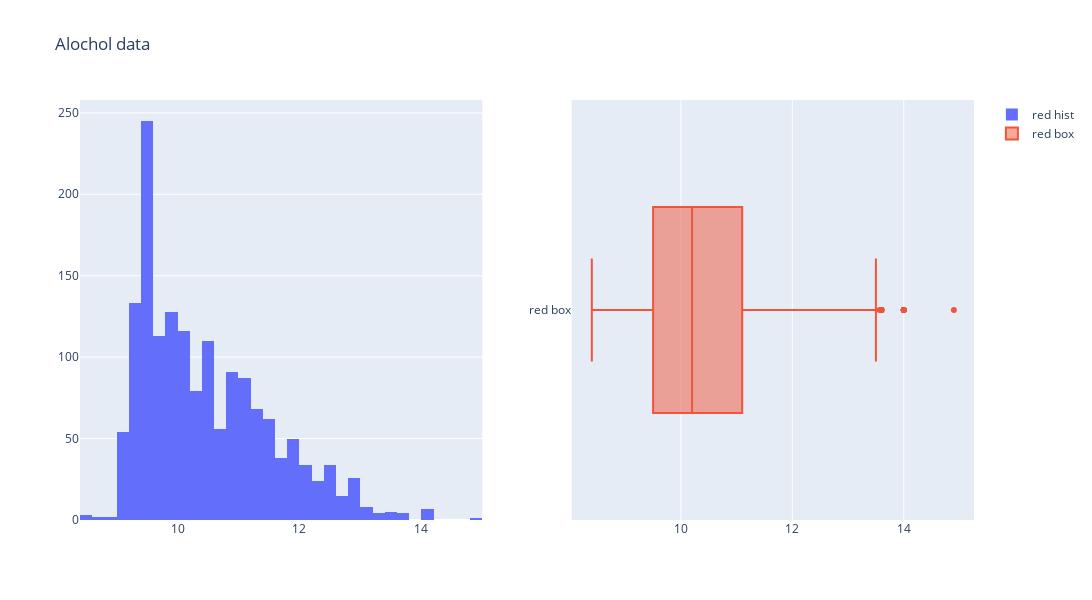

The cell this chart's notebook holds for it:
### Markdown cell above
---
Attribute: Alcohol

### Code cell
#Alcohol stuff
from plotly.subplots import make_subplots

fig = make_subplots(rows=1,cols=2)

#histogram for red
fig.append_trace(go.Histogram(
    x=red_wine_data["alcohol"],
    name="red hist"), row=1,col=1)

#boxplot for red
fig.append_trace(go.Box(
    x=red_wine_data["alcohol"],
    name="red box"
),row=1,col=2)

#histogram for white
fig.update_layout(height=600, width=1200, title_text="Alochol data")
fig.show()

### Figure 1 — Plotly figure (JSON) as saved in the notebook; plotly's stock layout.template omitted (floating-point values rounded to 4 significant figures; data arrays with more than 128 entries replaced by an {"elided": "..."} marker saying what was removed)
{"data": [{"name": "red hist", "type": "histogram", "x": {"elided": "1599 float values"}, "xaxis": "x", "yaxis": "y"}, {"name": "red box", "type": "box", "x": {"elided": "1599 float values"}, "xaxis": "x2", "yaxis": "y2"}], "layout": {"height": 600, "title": {"text": "Alochol data"}, "width": 1200, "xaxis": {"anchor": "y", "domain": [0, 0.45]}, "xaxis2": {"anchor": "y2", "domain": [0.55, 1]}, "yaxis": {"anchor": "x", "domain": [0, 1]}, "yaxis2": {"anchor": "x2", "domain": [0, 1]}}}
